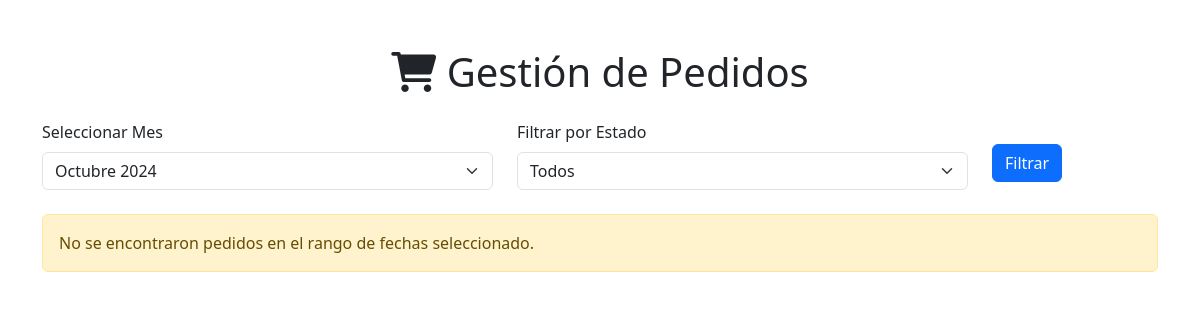
The page /public/admin/gestion_pedidos.php (signed in) on the database as committed earlier.
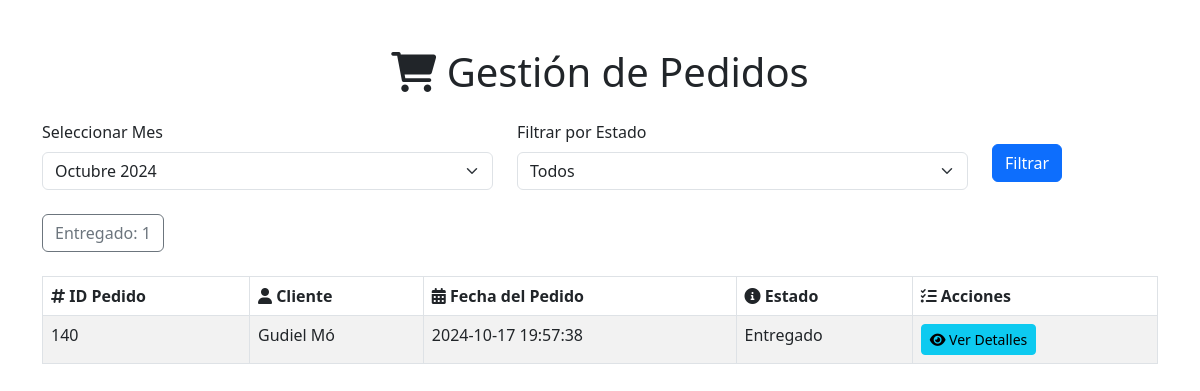
The same page on the database as committed later.
### tables this page shows
CREATE TABLE `pedido` (
  `id_pedido` int(11) NOT NULL AUTO_INCREMENT,
  `id_cliente` int(11) NOT NULL,
  `id_vendedor` int(11) DEFAULT NULL,
  `fecha_pedido` datetime NOT NULL,
  `fecha_limite` datetime DEFAULT NULL,
  `estado_pedido` varchar(50) NOT NULL,
  `direccion_envio` text DEFAULT NULL,
  `telefono_contacto` varchar(20) DEFAULT NULL,
  PRIMARY KEY (`id_pedido`)
);

CREATE TABLE `cliente` (
  `id_cliente` int(11) NOT NULL AUTO_INCREMENT,
  `NIT` varchar(20) DEFAULT NULL,
  `nombre1` varchar(255) NOT NULL,
  `nombre2` varchar(255) DEFAULT NULL,
  `nombre3` varchar(255) DEFAULT NULL,
  `apellido1` varchar(255) NOT NULL,
  `apellido2` varchar(255) DEFAULT NULL,
  `correo` varchar(255) NOT NULL,
  `contrasena` varchar(255) NOT NULL,
  `telefono1` varchar(20) DEFAULT NULL,
  `telefono2` varchar(20) DEFAULT NULL,
  `id_direccion` int(11) DEFAULT NULL,
  `id_estado_usuario` int(11) DEFAULT NULL,
  `token_activacion` varchar(255) DEFAULT NULL,
  `token_recuperacion` varchar(255) DEFAULT NULL,
  `fecha_creacion` timestamp NOT NULL DEFAULT current_timestamp(),
  PRIMARY KEY (`id_cliente`),
  KEY `id_direccion` (`id_direccion`),
  KEY `id_estado_usuario` (`id_estado_usuario`),
  CONSTRAINT `cliente_ibfk_1` FOREIGN KEY (`id_direccion`) REFERENCES `direccion` (`id_direccion`),
  CONSTRAINT `cliente_ibfk_2` FOREIGN KEY (`id_estado_usuario`) REFERENCES `estado_usuario` (`id_estado_usuario`)
);

### public/admin/gestion_pedidos.php (the view, shortened to what this page needs)
<?php
$database = new Database();
$db = $database->getConnection();
$mes_seleccionado = isset($_GET['mes_seleccionado']) ? $_GET['mes_seleccionado'] : date('m');
$anio_actual = date('Y');
$fecha_inicio = "$anio_actual-$mes_seleccionado-01";
$fecha_fin = date("Y-m-t", strtotime($fecha_inicio));
$query_estados = "SELECT estado_pedido, COUNT(*) as total
                  FROM pedido
                  WHERE fecha_pedido BETWEEN :fecha_inicio AND :fecha_fin
                  GROUP BY estado_pedido";
$stmt_estados = $db->prepare($query_estados);
$stmt_estados->bindParam(':fecha_inicio', $fecha_inicio);
$stmt_estados->bindParam(':fecha_fin', $fecha_fin);
$stmt_estados->execute();
$conteo_estados = $stmt_estados->fetchAll(PDO::FETCH_ASSOC);
$query_pedidos = "SELECT p.id_pedido, p.fecha_pedido, p.estado_pedido, c.nombre1 AS nombre_cliente, c.apellido1 AS apellido_cliente
          FROM pedido p
          JOIN cliente c ON p.id_cliente = c.id_cliente
          WHERE p.fecha_pedido BETWEEN :fecha_inicio AND :fecha_fin";
$query_pedidos .= " ORDER BY p.fecha_pedido DESC";
$stmt_pedidos = $db->prepare($query_pedidos);
$stmt_pedidos->bindParam(':fecha_inicio', $fecha_inicio);
$stmt_pedidos->bindParam(':fecha_fin', $fecha_fin);
$stmt_pedidos->execute();
$pedidos = $stmt_pedidos->fetchAll(PDO::FETCH_ASSOC);
?>
<!DOCTYPE html>
<html lang="es">
<head>
    <link href="https://cdn.jsdelivr.net/npm/bootstrap@5.3.0/dist/css/bootstrap.min.css" rel="stylesheet">
    <link rel="stylesheet" href="https://cdnjs.cloudflare.com/ajax/libs/font-awesome/6.0.0-beta3/css/all.min.css">
</head>
<body>
    <div class="container mt-5">
        <h1 class="mb-4 text-center"><i class="fas fa-shopping-cart"></i> Gestión de Pedidos</h1>
        <form id="filtro-mes-form" method="GET" class="mb-4">
            <div class="row">
                <div class="col-md-5">
                    <label for="mes_seleccionado" class="form-label">Seleccionar Mes</label>
                    <select id="mes_seleccionado" name="mes_seleccionado" class="form-select">
                        <?php
                        $meses = [
                            '01' => 'Enero',
                            '02' => 'Febrero',
                            '03' => 'Marzo',
                            '04' => 'Abril',
                            '05' => 'Mayo',
                            '06' => 'Junio',
                            '07' => 'Julio',
                            '08' => 'Agosto',
                            '09' => 'Septiembre',
                            '10' => 'Octubre',
                            '11' => 'Noviembre',
                            '12' => 'Diciembre'
                        ];
                        $mes_actual = date('m');
                        $anio_actual = date('Y');
                        foreach ($meses as $mes_num => $mes_nombre) {
                            $selected = ($mes_num == (isset($_GET['mes_seleccionado']) ? $_GET['mes_seleccionado'] : $mes_actual)) ? 'selected' : '';
                            echo "<option value='$mes_num' $selected>$mes_nombre $anio_actual</option>";
                        }
                        ?>
                    </select>
                </div>
                <div class="col-md-5">
                    <label for="estado_pedido" class="form-label">Filtrar por Estado</label>
                    <select id="estado_pedido" name="estado_pedido" class="form-select">
                        <option value="">Todos</option>
                    </select>
                </div>
                <div class="col-md-2">
                    <button type="submit" class="btn btn-primary mt-4">Filtrar</button>
                </div>
            </div>
        </form>
        <div id="conteo-estados" class="mb-4">
            <?php if (!empty($conteo_estados)): ?>
                <?php foreach ($conteo_estados as $estado): ?>
                    <a href="#" class="btn btn-outline-secondary estado-link" data-estado="<?= htmlspecialchars($estado['estado_pedido']) ?>">
                        <?= htmlspecialchars($estado['estado_pedido']) ?>: <?= htmlspecialchars($estado['total']) ?>
                    </a>
                <?php endforeach; ?>
            <?php else: ?>
            <?php endif; ?>
        </div>
        <div id="pedidos-contenido">
            <?php if (empty($pedidos)): ?>
                <p class="alert alert-warning">No se encontraron pedidos en el rango de fechas seleccionado.</p>
            <?php else: ?>
                <table class="table table-striped table-bordered">
                    <thead>
                        <tr>
                            <th><i class="fas fa-hashtag"></i> ID Pedido</th>
                            <th><i class="fas fa-user"></i> Cliente</th>
                            <th><i class="fas fa-calendar-alt"></i> Fecha del Pedido</th>
                            <th><i class="fas fa-info-circle"></i> Estado</th>
                            <th><i class="fas fa-tasks"></i> Acciones</th>
                        </tr>
                    </thead>
                    <tbody>
                        <?php foreach ($pedidos as $pedido): ?>
                            <tr>
                                <td><?php echo htmlspecialchars($pedido['id_pedido']); ?></td>
                                <td><?php echo htmlspecialchars($pedido['nombre_cliente'] . ' ' . $pedido['apellido_cliente']); ?></td>
                                <td><?php echo htmlspecialchars($pedido['fecha_pedido']); ?></td>
                                <td><?php echo htmlspecialchars($pedido['estado_pedido']); ?></td>
                                <td>
                                    <a href="#" class="btn btn-info btn-sm ver-detalles" data-id="<?php echo htmlspecialchars($pedido['id_pedido']); ?>" title="Ver Detalles">
                                        <i class="fas fa-eye"></i> Ver Detalles
                                    </a>
                                </td>
                            </tr>
                        <?php endforeach; ?>
                    </tbody>
                </table>
            <?php endif; ?>
        </div>
    </div>
</body>
</html>

Rows that differ between the two databases and show on the page:
added pedido: id_pedido "140", id_cliente.apellido1 "Gudiel Mó", fecha_pedido "2024-10-17 19:57:38", estado_pedido "Entregado"
Other text that changed with them:
new list line: "Entregado : 1"
text no longer shown: "No se encontraron pedidos en el rango de fechas seleccionado."
text now shown: "ID Pedido Cliente Fecha del Pedido Estado Acciones"
